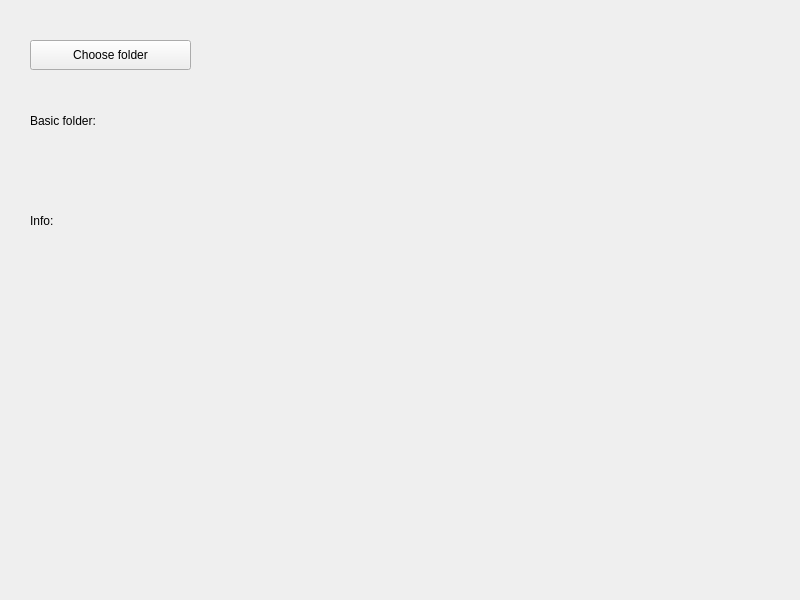
<?xml version="1.0" encoding="UTF-8"?>
<ui version="4.0">
 <class>Widget</class>
 <widget class="QWidget" name="Widget">
  <property name="geometry">
   <rect>
    <x>0</x>
    <y>0</y>
    <width>800</width>
    <height>600</height>
   </rect>
  </property>
  <property name="windowTitle">
   <string>Widget</string>
  </property>
  <widget class="QPushButton" name="pushButton">
   <property name="geometry">
    <rect>
     <x>30</x>
     <y>40</y>
     <width>161</width>
     <height>30</height>
    </rect>
   </property>
   <property name="text">
    <string>Choose folder</string>
   </property>
  </widget>
  <widget class="QLabel" name="basic">
   <property name="geometry">
    <rect>
     <x>30</x>
     <y>160</y>
     <width>741</width>
     <height>21</height>
    </rect>
   </property>
   <property name="text">
    <string/>
   </property>
  </widget>
  <widget class="QLabel" name="label_2">
   <property name="geometry">
    <rect>
     <x>30</x>
     <y>110</y>
     <width>101</width>
     <height>21</height>
    </rect>
   </property>
   <property name="text">
    <string>Basic folder: </string>
   </property>
  </widget>
  <widget class="QLabel" name="label_5">
   <property name="geometry">
    <rect>
     <x>30</x>
     <y>210</y>
     <width>79</width>
     <height>21</height>
    </rect>
   </property>
   <property name="text">
    <string>Info:</string>
   </property>
  </widget>
  <widget class="QLabel" name="info">
   <property name="geometry">
    <rect>
     <x>28</x>
     <y>260</y>
     <width>761</width>
     <height>21</height>
    </rect>
   </property>
   <property name="text">
    <string/>
   </property>
  </widget>
 </widget>
 <resources/>
 <connections/>
</ui>
